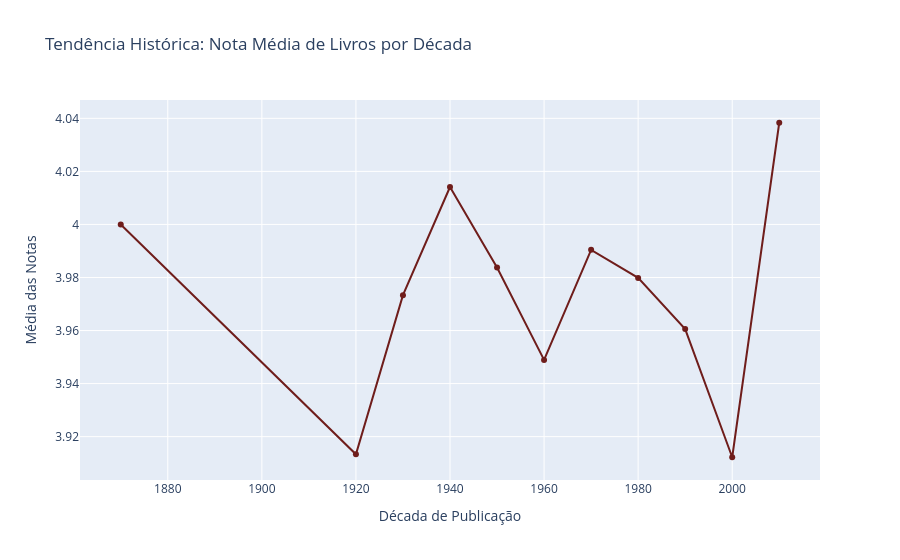

The notebook cell saved with this chart:
### Markdown cell above
# Evolução das Notas por Década

Analisamos se a percepção de qualidade mudou ao longo do tempo.

### Code cell
# Linha do tempo das notas médias por década
# Filtramos anos realistas (entre 1800 e 2024)
df_climatizado = df[(df['published_year'] >= 1800) & (df['published_year'] <= 2024)].copy()
df_climatizado['Decada'] = (df_climatizado['published_year'] // 10) * 10

decada_stats = df_climatizado.groupby('Decada')['average_rating'].mean().reset_index()

fig3 = px.line(
    decada_stats, 
    x='Decada', 
    y='average_rating', 
    markers=True,
    title='Tendência Histórica: Nota Média de Livros por Década',
    labels={'Decada': 'Década de Publicação', 'average_rating': 'Média das Notas'},
    color_discrete_sequence=['#6F1D1B']
)

fig3.update_layout(hovermode="x unified")
fig3.show()

### Figure 1 — Plotly figure (JSON) as saved in the notebook; plotly's stock layout.template omitted (floating-point values rounded to 4 significant figures)
{"data": [{"hovertemplate": "Década de Publicação=%{x}<br>Média das Notas=%{y}<extra></extra>", "legendgroup": "", "line": {"color": "#6F1D1B", "dash": "solid"}, "marker": {"symbol": "circle"}, "mode": "lines+markers", "name": "", "orientation": "v", "showlegend": false, "type": "scatter", "x": [1870.0, 1920.0, 1930.0, 1940.0, 1950.0, 1960.0, 1970.0, 1980.0, 1990.0, 2000.0, 2010.0], "xaxis": "x", "y": [4.0, 3.913, 3.973, 4.014, 3.984, 3.949, 3.99, 3.98, 3.961, 3.912, 4.038], "yaxis": "y"}], "layout": {"hovermode": "x unified", "legend": {"tracegroupgap": 0}, "title": {"text": "Tendência Histórica: Nota Média de Livros por Década"}, "xaxis": {"anchor": "y", "domain": [0, 1], "title": {"text": "Década de Publicação"}}, "yaxis": {"anchor": "x", "domain": [0, 1], "title": {"text": "Média das Notas"}}}}
